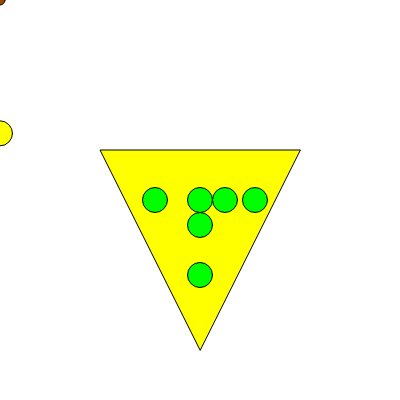
Frame 1 (no input)
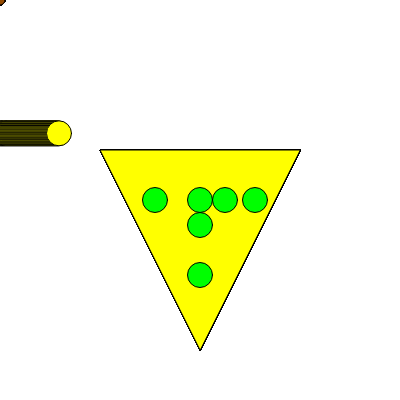
Frame 60 (no input)
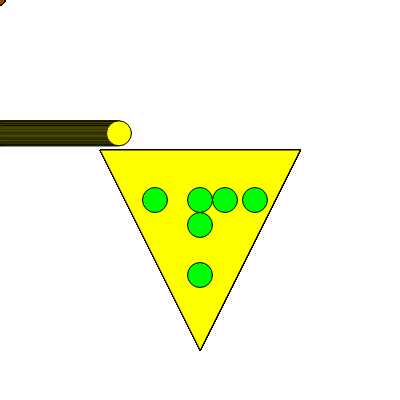
Frame 120 (the mouse pressed at the canvas centre since frame 60)

The p5.js sketch that drew these frames (run headless with seeded random() and noise() and a simulated clock; from frame 60 on, the mouse is pressed at the canvas centre):

// p5.js sketch
// ── sketch.js
let x = 0
let i = 0 // Change i to see "burnt pizza"
function setup() {
  createCanvas(400, 400);
}
function draw() {
if (i==0) {
  fill(255,255,0);
} else {
  fill(0,0,0); // Burnt pizza
}
  triangle(200,350,100,150,300,150);
 push();
  let c =color(255,0,0);
if (mouseIsPressed) {
    fill(c);
  } else {
    fill(150,75,0);
  }
  ellipse(mouseX,mouseY,10,10);
  pop();
push();
if (keyIsPressed) {
fill(150,75,0);
  } else {
fill(0,255,0);
  } // Change the green topping to a brown topping
ellipse(200,225,25,25); 
ellipse(225,200,25,25);
ellipse(255,200,25,25);
ellipse(200,275,25,25);
ellipse(200,200,25,25);
ellipse(155,200,25,25);
pop();
push();
  ellipse(x, width/3, 25,25); //Pizza cutter missing
  x ++;
function mousePressed() {
  loop();
}
function mouseRelease() {
  noLoop();
}
pop();
print('I KEEP MISSING!!!')
}
